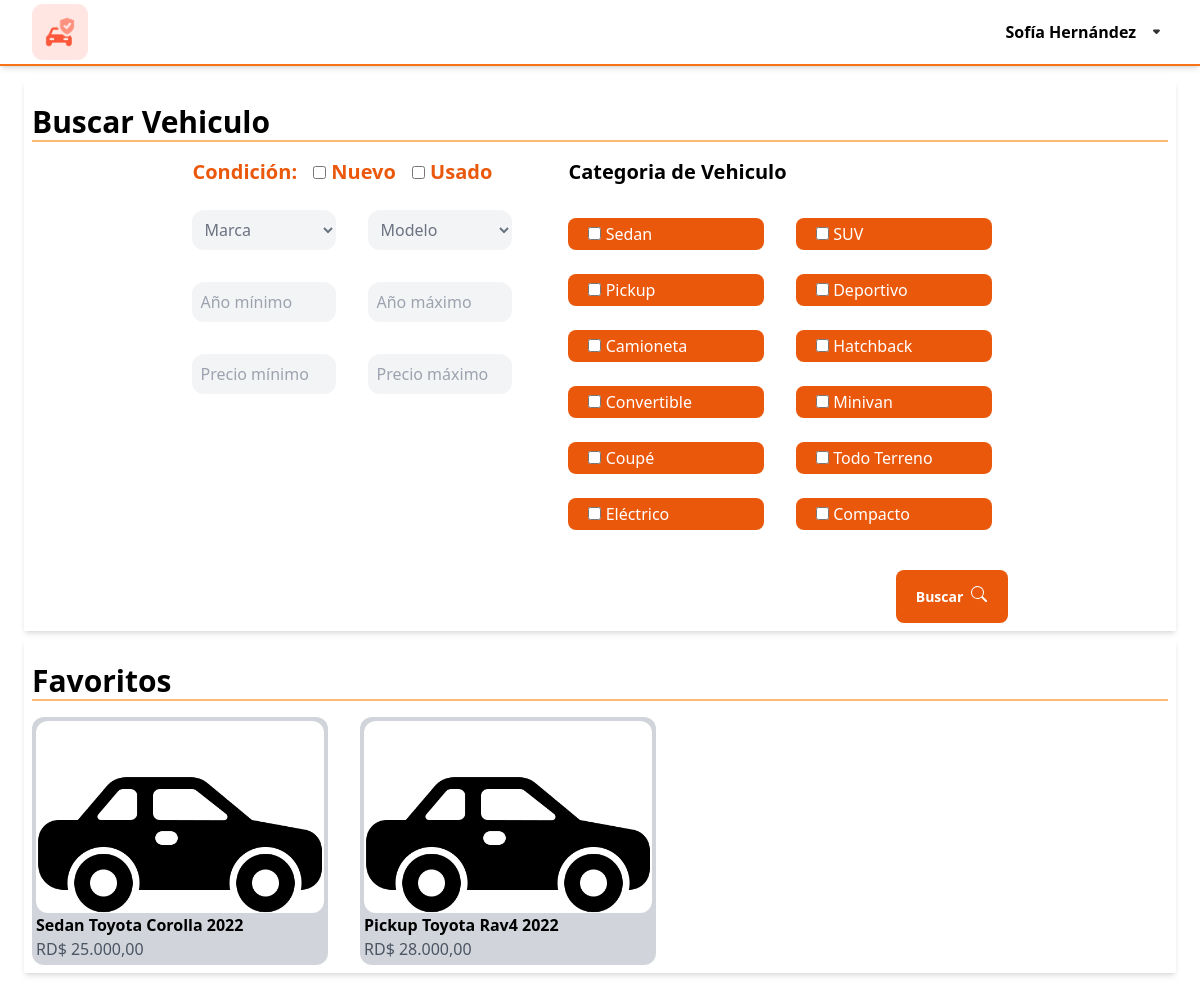
The app's page /pages/home.php (signed in) with its own data.
### tables this page shows
CREATE TABLE IF NOT EXISTS `vehiculo_categoria` (
  `idVehiculo_Categoria` int NOT NULL AUTO_INCREMENT,
  `nombre_Categoria` varchar(45) NOT NULL,
  PRIMARY KEY (`idVehiculo_Categoria`)
);

CREATE TABLE IF NOT EXISTS `favoritos` (
  `idFavorito` int NOT NULL AUTO_INCREMENT,
  `idUsuario` int DEFAULT NULL,
  `idVehiculo` int DEFAULT NULL,
  PRIMARY KEY (`idFavorito`),
  KEY `idUsuario` (`idUsuario`),
  KEY `idVehiculo` (`idVehiculo`)
);

CREATE TABLE IF NOT EXISTS `vehiculos_marcas` (
  `idVehiculos_Marca` int NOT NULL AUTO_INCREMENT,
  `marca_nombre` varchar(45) NOT NULL,
  PRIMARY KEY (`idVehiculos_Marca`),
  UNIQUE KEY `marca_nombre_UNIQUE` (`marca_nombre`)
);

CREATE TABLE IF NOT EXISTS `vehiculos_modelos` (
  `idVehiculos_Modelos` int NOT NULL AUTO_INCREMENT,
  `Modelo_nombre` varchar(45) NOT NULL,
  `marca` int NOT NULL,
  PRIMARY KEY (`idVehiculos_Modelos`),
  UNIQUE KEY `idVehiculos_Modelos_UNIQUE` (`idVehiculos_Modelos`),
  UNIQUE KEY `Modelo_nombre_UNIQUE` (`Modelo_nombre`),
  KEY `marca` (`marca`)
);

CREATE TABLE IF NOT EXISTS `vehiculos_venta` (
  `idVehiculos_Venta` int NOT NULL AUTO_INCREMENT,
  `vehiculo_matricula` varchar(10) NOT NULL,
  `precio` float NOT NULL,
  `millage` float NOT NULL,
  `fecha_adquisicion` date NOT NULL,
  `year` varchar(45) NOT NULL,
  `vehiculo_modelo` int DEFAULT NULL,
  `vehiculo_Categoria` int NOT NULL,
  `nuevo` tinyint(1) NOT NULL DEFAULT '1',
  `image` varchar(100) NOT NULL,
  PRIMARY KEY (`idVehiculos_Venta`),
  UNIQUE KEY `vehiculo_modelo_UNIQUE` (`vehiculo_modelo`),
  KEY `categoria_idx` (`vehiculo_Categoria`)
);

### pages/home.php (the view, shortened to what this page needs)
<?php session_start();
require("../php/connection.php");
$categoria = $mysqli->query("SELECT * FROM `vehiculo_categoria`");
$favoritos = $mysqli->query("select * from favoritos left join vehiculos_venta on favoritos.idVehiculo = vehiculos_venta.idVehiculos_Venta left JOIN vehiculos_modelos on idVehiculos_Modelos = vehiculo_modelo  join vehiculos_marcas on vehiculos_modelos.marca = vehiculos_marcas.idVehiculos_Marca join vehiculo_categoria on vehiculos_venta.vehiculo_Categoria = vehiculo_categoria.idVehiculo_Categoria");
?>
<!DOCTYPE html>
<html lang="en">
<head>
    <link href="../css/output.css" rel="stylesheet">
    <link href="../css/input.css" rel="stylesheet">
</head>
<body>
    <div class="w-screen">
        <?php include "./nav.php" ?>
        <form id="cuadro" action="../php/buscar.php" method="post" class="mt-14 p-6 ">
            <div class="p-2 shadow-md ">
                <span class="block text-3xl font-bold my-4  border-b-2 border-orange-300 relative ">Buscar Vehiculo
                </span>
                <div class="flex justify-center gap-14">
                    <div class="flex flex-col gap-6 max-w-xs">
                        <div class="flex text-xl font-bold text-orange-600 gap-4 ">
                            Condición:
                            <label>
                                <input type="checkbox" name="condicion[]" value="1"> Nuevo
                            </label>
                            <label>
                                <input type="checkbox" name="condicion[]" value="0"> Usado
                            </label>
                        </div>
                        <div class="grid grid-cols-2 gap-8">
                            <select id="marca" onchange="updateModelo()" name="marca" placeholder="Marca">
                                <option value="" selected>Marca</option>
                            </select>
                            <select id="modelo" name="modelo" placeholder="Modelo">
                                <option value="" selected>Modelo</option>
                            </select>
                            <label>
                                <input type="number" name="anio_min" placeholder="Año mínimo">
                            </label>
                            <label>
                                <input type="number" name="anio_max" placeholder="Año máximo">
                            </label>
                            <label>
                                <input type="number" name="precio_min" placeholder="Precio mínimo">
                            </label>
                            <label>
                                <input type="number" name="precio_max" placeholder="Precio máximo">
                            </label>
                        </div>
                    </div>
                    <div class="flex flex-col gap-8">
                        <span class="text-xl font-bold">Categoria de Vehiculo</span>
                        <div class="grid grid-cols-2 gap-6 gap-x-8 h-80 overflow-scroll pr-4 text-white">
                            <?php
                            if ($categoria) {
                                if ($categoria->num_rows > 0) {
                                    while ($datos = $categoria->fetch_assoc()) {
                            ?>
                                        <label class="bg-orange-600 rounded-lg p-1 ps-5 ">
                                            <input type="checkbox" name="tipo[]" value="<?php echo $datos['idVehiculo_Categoria'] ?>">&nbsp;<?php echo $datos['nombre_Categoria'] ?>
                                        </label>
                            <?php
                                    }
                                }
                            } else {
                                echo "<option >Error executing the query: " . $mysqli->error . "</option>";
                            }
                            ?>
                        </div>
                        <button type="submit" class="self-end flex gap-2 justify-center w-28 py-4 bg-orange-600 rounded-lg text-sm leading-normal font-semibold text-white">
                            <span>Buscar</span>
                            <img src="../svg/search.svg" alt="">
                        </button>
                    </div>
                </div>
            </div>
            <div class="p-2 shadow-md mt-2 ">
                <span class="block text-3xl font-bold my-4 border-b-2 border-orange-300 ">Favoritos</span>
                <div class="flex overflow-x-scroll gap-8 w-full">
                    <?php
                    if ($favoritos) {
                        if ($favoritos->num_rows > 0) {
                            while ($datos = $favoritos->fetch_assoc()) {
                    ?>
                                <a href="./detalle.php?id=<?php echo $datos['idVehiculos_Venta']?>" class="h-fit bg-gray-300 hover:bg-orange-200 rounded-xl p-1">
                                    <div class="w-72 h-48 object-fill rounded-xl bg-white overflow-hidden">
                                        <img src="../pictures/<?php echo is_file("../pictures/carro_" . $datos['idVehiculos_Venta']) ? "carro_" . $datos['idVehiculos_Venta'] : "default.jpg" ?> " alt="">
                                    </div>
                                    <p class="font-bold text-black"><?php echo   $datos['nombre_Categoria'] . " " . $datos['marca_nombre'] . " " . $datos['Modelo_nombre'] . " " . $datos['year']; ?> </p>
                                    <p class="text-gray-600">RD$ <?php echo number_format($datos['precio'], 2, ',', '.'); ?></p>
                            </a>
                    <?php
                            }
                        } else {
                            echo "<div class='w-full  text-center'>
                                    <span class='text-xl font-semibold'>No hay vehiculos en favoritos.</span>
                                </div>";
                        }
                    } else {
                        echo "<tr><td colspan='5'>Error executing the query: " . $mysqli->error . "</td></tr>";
                    }
                    ?>
                </div>
            </div>
        </form>
    </div>
</body>
</html>

### pages/nav.php (shortened to what this page needs)
<?php
extract($_SESSION['persona']);
 ?>
<div class=" z-10 flex justify-between w-screen px-4  sx:px-8 py-1 fixed top-0 border-b-2 border-orange-500 bg-white shadow-md">
    <a  href="./home.php" class="w-14">
        <img src="../pictures/auto.png" alt="">
    </a>
    <div id="control-menu" class="flex items-center gap-2 cursor-pointer">
        <span class="block font-semibold text-base leading-snug"><?php echo $nombre." ".$apellido ?></span>
        <div class="block w-6 rotate-180">
            <img src="../svg/arrow.svg" alt="logo" />
        </div>
    </div>
</div>

### css/input.css (style rules this page uses)
textarea,select,input { @apply bg-gray-100; @apply rounded-xl; @apply p-2; @apply text-gray-500; @apply custom-number-input; }
textarea,select,input:not([type="checkbox"],[type="radio"]) { @apply outline-none; @apply w-full; }
a,button { @apply hover:bg-orange-700; }

### records on screen
vehiculo_categoria: nombre_Categoria "Sedan"
vehiculo_categoria: nombre_Categoria "SUV"
vehiculo_categoria: nombre_Categoria "Pickup"
vehiculo_categoria: nombre_Categoria "Deportivo"
vehiculo_categoria: nombre_Categoria "Camioneta"
vehiculo_categoria: nombre_Categoria "Hatchback"
vehiculo_categoria: nombre_Categoria "Convertible"
vehiculo_categoria: nombre_Categoria "Minivan"
vehiculo_categoria: nombre_Categoria "Coupé"
vehiculo_categoria: nombre_Categoria "Todo Terreno"
vehiculo_categoria: nombre_Categoria "Eléctrico"
vehiculo_categoria: nombre_Categoria "Compacto"
favoritos: vehiculo_categoria.nombre_Categoria "Sedan", vehiculos_marcas.marca_nombre "Toyota", vehiculos_modelos.Modelo_nombre "Corolla", idVehiculo.year "2022", idVehiculo.precio "25.000,00"
favoritos: vehiculo_categoria.nombre_Categoria "Pickup", vehiculos_marcas.marca_nombre "Toyota", vehiculos_modelos.Modelo_nombre "Rav4", idVehiculo.year "2022", idVehiculo.precio "28.000,00"

### other values on screen
$nombre "Sofía"
$apellido "Hernández"
